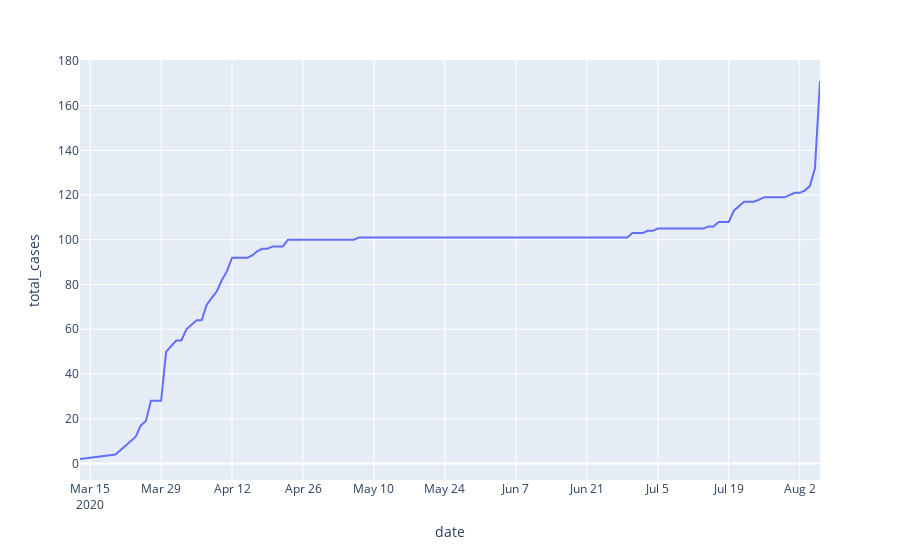

The code cell stored with this chart in its notebook:
### Markdown cell above
<h1>Table of Contents<span class="tocSkip"></span></h1>
<div class="toc"><ul class="toc-item"></ul></div>

### Code cell
import pandas as pd
import plotly.express as px
import numpy as np
from sklearn.svm import SVR
import matplotlib.pyplot as plt
from sklearn import datasets, linear_model
from sklearn.metrics import mean_squared_error, r2_score

irisdf = pd.read_csv('te1.csv')

irisdf['date'] = pd.to_datetime(irisdf['date'])
irisdf.values.reshape(1, -1)
fig = px.line(irisdf, x='date', y='total_cases')
fig.show()
first_col = irisdf['date']
#first_col.reshape(1, -1)
second_col = irisdf['total_cases']
#second_col.reshape(1,-1)

diabetes_X_train = first_col[:-100]
diabetes_X_test = first_col[-100:]
diabetes_Y_train =second_col[:-100]
diabetes_Y_test = second_col[-100:]
# Create linear regression object
regr = linear_model.LinearRegression()

# Train the model using the training sets
regr.fit(diabetes_X_train, diabetes_Y_train)

# Make predictions using the testing set
diabetes_y_pred = regr.predict(diabetes_X_test)

# The coefficients
print('Coefficients: \n', regr.coef_)
# The mean squared error
print('Mean squared error: %.2f'
      % mean_squared_error(diabetes_Y_test, diabetes_y_pred))
# The coefficient of determination: 1 is perfect prediction
print('Coefficient of determination: %.2f'
      % r2_score(diabetes_Y_test, diabetes_y_pred))

# Plot outputs
plt.scatter(diabetes_X_test, diabetes_Y_test,  color='black')
plt.plot(diabetes_X_test, diabetes_y_pred, color='blue', linewidth=3)

plt.xticks(())
plt.yticks(())

plt.show()
diabetes_X.dtype

### Figure 1 — Plotly figure (JSON) as saved in the notebook; plotly's stock layout.template omitted (floating-point values rounded to 4 significant figures; data arrays with more than 128 entries replaced by an {"elided": "..."} marker saying what was removed)
{"data": [{"hovertemplate": "date=%{x}<br>total_cases=%{y}<extra></extra>", "legendgroup": "", "line": {"color": "#636efa", "dash": "solid"}, "mode": "lines", "name": "", "orientation": "v", "showlegend": false, "type": "scatter", "x": {"elided": "137 str values"}, "xaxis": "x", "y": {"elided": "137 int values"}, "yaxis": "y"}], "layout": {"legend": {"tracegroupgap": 0}, "margin": {"t": 60}, "xaxis": {"anchor": "y", "domain": [0, 1], "title": {"text": "date"}}, "yaxis": {"anchor": "x", "domain": [0, 1], "title": {"text": "total_cases"}}}}
